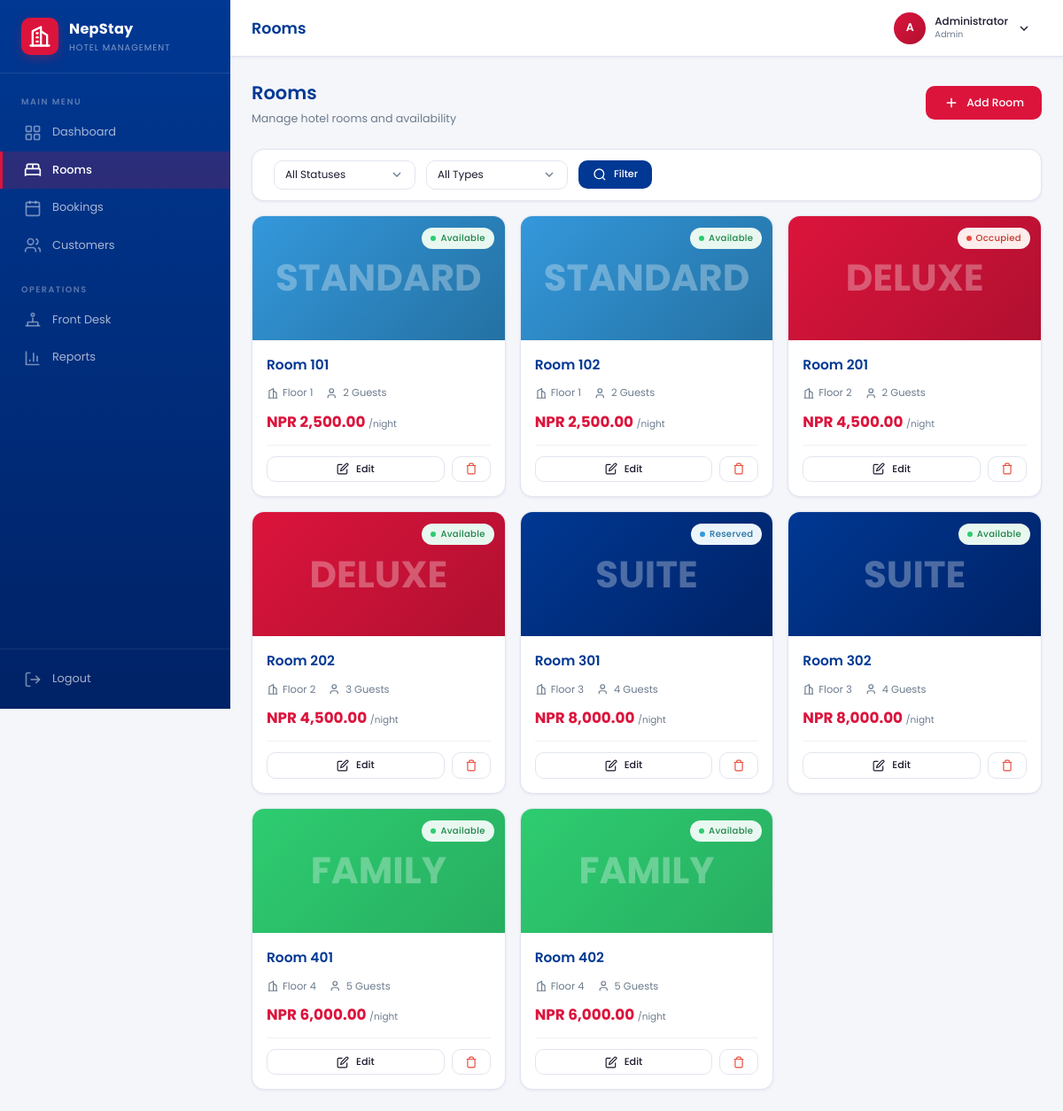
/admin/rooms.php (signed in), run on the app's committed database.
### tables this page shows
CREATE TABLE users (
    id INT AUTO_INCREMENT PRIMARY KEY,
    name VARCHAR(100) NOT NULL,
    email VARCHAR(255) UNIQUE NOT NULL,
    password VARCHAR(255) NOT NULL,
    role ENUM('admin','staff','manager') DEFAULT 'admin',
    avatar VARCHAR(255) DEFAULT NULL,
    created_at TIMESTAMP DEFAULT CURRENT_TIMESTAMP,
    updated_at TIMESTAMP DEFAULT CURRENT_TIMESTAMP ON UPDATE CURRENT_TIMESTAMP
);

CREATE TABLE rooms (
    id INT AUTO_INCREMENT PRIMARY KEY,
    room_number VARCHAR(10) UNIQUE NOT NULL,
    type ENUM('Standard','Deluxe','Suite','Family') NOT NULL DEFAULT 'Standard',
    floor INT DEFAULT 1,
    price DECIMAL(10,2) NOT NULL,
    max_guests INT DEFAULT 2,
    description TEXT,
    amenities VARCHAR(500) DEFAULT NULL,
    status ENUM('Available','Occupied','Maintenance','Reserved') DEFAULT 'Available',
    image VARCHAR(255) DEFAULT NULL,
    created_at TIMESTAMP DEFAULT CURRENT_TIMESTAMP,
    updated_at TIMESTAMP DEFAULT CURRENT_TIMESTAMP ON UPDATE CURRENT_TIMESTAMP
);

### includes/functions.php (called while the page is built, shortened)
<?php
function format_currency($amount) {
    return 'NPR ' . number_format((float)$amount, 2);
}
function badge_class($status) {
    $map = [
        'Available'   => 'badge-success',
        'Occupied'    => 'badge-danger',
        'Maintenance' => 'badge-warning',
        'Reserved'    => 'badge-info',
        'Confirmed'   => 'badge-info',
        'Checked-In'  => 'badge-success',
        'Checked-Out' => 'badge-muted',
        'Cancelled'   => 'badge-danger',
        'Paid'        => 'badge-success',
        'Pending'     => 'badge-warning',
        'Refunded'    => 'badge-danger',
    ];
    return $map[$status] ?? 'badge-muted';
}
function e($str) {
    return htmlspecialchars($str ?? '', ENT_QUOTES, 'UTF-8');
}
function is_page($page) {
    return basename($_SERVER['PHP_SELF']) === $page;
}
function nav_active($page) {
    return is_page($page) ? 'active' : '';
}

### includes/db.php (called while the page is built, shortened)
<?php
$conn = new mysqli(DB_HOST, DB_USER, DB_PASS, DB_NAME);
$conn->set_charset('utf8mb4');
function db_query($sql, $types = '', $params = []) {
    global $conn;
    if (empty($types)) {
        return $conn->query($sql);
    }
    $stmt = $conn->prepare($sql);
    $stmt->bind_param($types, ...$params);
    $stmt->execute();
    $result = $stmt->get_result();
    return $result;
}
function db_fetch($sql, $types = '', $params = []) {
    $result = db_query($sql, $types, $params);
    if ($result instanceof mysqli_result) {
        return $result->fetch_assoc();
    }
    return null;
}
function db_fetch_all($sql, $types = '', $params = []) {
    $result = db_query($sql, $types, $params);
    if ($result instanceof mysqli_result) {
        return $result->fetch_all(MYSQLI_ASSOC);
    }
    return [];
}

### includes/auth.php (called while the page is built, shortened)
<?php
require_once __DIR__ . '/db.php';
function current_user() {
    return db_fetch("SELECT * FROM users WHERE id = ?", 'i', [$_SESSION['user_id']]);
}

### admin/rooms.php (the view, shortened to what this page needs)
<?php
require_once '../includes/header.php';
$params = [];
$types = '';
$sql = "SELECT * FROM rooms";
$sql .= " ORDER BY room_number ASC";
$rooms = db_fetch_all($sql, $types, $params);
$typeGradients = [
    'Standard' => 'linear-gradient(135deg, #3498DB, #2471A3)',
    'Deluxe'   => 'linear-gradient(135deg, #DC143C, #B01030)',
    'Suite'    => 'linear-gradient(135deg, #003893, #002266)',
    'Family'   => 'linear-gradient(135deg, #2ECC71, #27AE60)',
];
?>
<div class="page-header">
    <div>
        <h2>Rooms</h2>
        <p class="subtitle">Manage hotel rooms and availability</p>
    </div>
    <a href="room_form.php" class="btn btn-accent">
        <svg width="18" height="18" viewBox="0 0 24 24" fill="none" stroke="currentColor" stroke-width="2"><line x1="12" y1="5" x2="12" y2="19"/><line x1="5" y1="12" x2="19" y2="12"/></svg>
        Add Room
    </a>
</div>
<div class="card" style="margin-bottom: var(--sp-md);">
    <div class="card-body" style="padding: 12px var(--sp-lg);">
        <form method="GET" class="filter-bar">
            <select name="status" class="form-control">
                <option value="all">All Statuses</option>
            </select>
            <select name="type" class="form-control">
                <option value="all">All Types</option>
            </select>
            <button type="submit" class="btn btn-primary btn-sm">
                <svg width="16" height="16" viewBox="0 0 24 24" fill="none" stroke="currentColor" stroke-width="2"><circle cx="11" cy="11" r="8"/><line x1="21" y1="21" x2="16.65" y2="16.65"/></svg>
                Filter
            </button>
        </form>
    </div>
</div>
<?php if (empty($rooms)): ?>
<div class="card">
    <div class="empty-state">
        <svg width="48" height="48" viewBox="0 0 24 24" fill="none" stroke="currentColor" stroke-width="1.5"><path d="M2 20v-8a2 2 0 0 1 2-2h16a2 2 0 0 1 2 2v8"/><path d="M4 10V6a2 2 0 0 1 2-2h12a2 2 0 0 1 2 2v4"/></svg>
        <h3>No rooms found</h3>
        <p>No rooms match the selected filters, or no rooms have been added yet.</p>
        <a href="room_form.php" class="btn btn-accent btn-sm mt-md">Add First Room</a>
    </div>
</div>
<?php else: ?>
<div class="rooms-grid">
    <?php foreach ($rooms as $room): ?>
    <div class="room-card">
        <div class="room-card-top" style="background: <?php echo $typeGradients[$room['type']] ?? $typeGradients['Standard']; ?>">
            <span class="room-card-type"><?php echo e($room['type']); ?></span>
            <div class="room-card-badge">
                <span class="badge <?php echo badge_class($room['status']); ?>"><span class="badge-dot"></span> <?php echo e($room['status']); ?></span>
            </div>
        </div>
        <div class="room-card-body">
            <div class="room-card-number">Room <?php echo e($room['room_number']); ?></div>
            <div class="room-card-details">
                <span class="room-card-detail">
                    <svg width="14" height="14" viewBox="0 0 24 24" fill="none" stroke="currentColor" stroke-width="2"><path d="M3 21h18"/><path d="M5 21V7l8-4v18"/><path d="M19 21V11l-6-4"/></svg>
                    Floor <?php echo e($room['floor']); ?>
                </span>
                <span class="room-card-detail">
                    <svg width="14" height="14" viewBox="0 0 24 24" fill="none" stroke="currentColor" stroke-width="2"><path d="M16 21v-2a4 4 0 0 0-4-4H6a4 4 0 0 0-4 4v2"/><circle cx="9" cy="7" r="4"/></svg>
                    <?php echo e($room['max_guests']); ?> Guests
                </span>
            </div>
            <div class="room-card-price"><?php echo format_currency($room['price']); ?> <span>/night</span></div>
            <div class="room-card-actions">
                <a href="room_form.php?id=<?php echo $room['id']; ?>" class="btn btn-outline btn-sm" style="flex:1;">
                    <svg width="14" height="14" viewBox="0 0 24 24" fill="none" stroke="currentColor" stroke-width="2"><path d="M11 4H4a2 2 0 0 0-2 2v14a2 2 0 0 0 2 2h14a2 2 0 0 0 2-2v-7"/><path d="M18.5 2.5a2.121 2.121 0 0 1 3 3L12 15l-4 1 1-4 9.5-9.5z"/></svg>
                    Edit
                </a>
                <a href="room_delete.php?id=<?php echo $room['id']; ?>" class="btn btn-outline btn-sm" style="color:var(--danger);" data-confirm="Delete room <?php echo e($room['room_number']); ?>?">
                    <svg width="14" height="14" viewBox="0 0 24 24" fill="none" stroke="currentColor" stroke-width="2"><polyline points="3 6 5 6 21 6"/><path d="M19 6v14a2 2 0 0 1-2 2H7a2 2 0 0 1-2-2V6m3 0V4a2 2 0 0 1 2-2h4a2 2 0 0 1 2 2v2"/></svg>
                </a>
            </div>
        </div>
    </div>
    <?php endforeach; ?>
</div>
<?php endif; ?>
<?php require_once '../includes/footer.php'; ?>

### includes/header.php (shortened to what this page needs)
<?php
require_once __DIR__ . '/db.php';
require_once __DIR__ . '/auth.php';
require_once __DIR__ . '/functions.php';
$currentUser = current_user();
$currentPage = basename($_SERVER['PHP_SELF']);
$pageTitles = [
    'index.php'           => 'Dashboard',
    'rooms.php'           => 'Rooms',
    'room_form.php'       => isset($_GET['id']) ? 'Edit Room' : 'Add Room',
    'bookings.php'        => 'Bookings',
    'booking_form.php'    => isset($_GET['id']) ? 'Edit Booking' : 'New Booking',
    'customers.php'       => 'Customers',
    'customer_form.php'   => isset($_GET['id']) ? 'Edit Customer' : 'Add Customer',
    'reports.php'         => 'Reports',
    'front_desk.php'      => 'Front Desk',
];
$pageTitle = $pageTitles[$currentPage] ?? 'NepStay';
?>
<!DOCTYPE html>
<html lang="en">
<head>
    <link rel="stylesheet" href="/Hotel_Reservation_System/assets/css/style.css">
</head>
<body>
<aside class="sidebar" id="sidebar">
    <div class="sidebar-brand">
        <div class="brand-icon">
            <svg width="28" height="28" viewBox="0 0 24 24" fill="none" stroke="currentColor" stroke-width="2" stroke-linecap="round" stroke-linejoin="round">
                <path d="M3 21h18"/><path d="M5 21V7l8-4v18"/><path d="M19 21V11l-6-4"/>
                <path d="M9 9h1"/><path d="M9 13h1"/><path d="M9 17h1"/>
            </svg>
        </div>
        <div class="brand-text">
            <span class="brand-name">NepStay</span>
            <span class="brand-sub">Hotel Management</span>
        </div>
    </div>
    <nav class="sidebar-nav">
        <div class="nav-section">
            <span class="nav-label">MAIN MENU</span>
            <a href="/Hotel_Reservation_System/admin/index.php" class="nav-item <?php echo nav_active('index.php'); ?>">
                <svg width="20" height="20" viewBox="0 0 24 24" fill="none" stroke="currentColor" stroke-width="2"><rect x="3" y="3" width="7" height="7" rx="1"/><rect x="14" y="3" width="7" height="7" rx="1"/><rect x="3" y="14" width="7" height="7" rx="1"/><rect x="14" y="14" width="7" height="7" rx="1"/></svg>
                <span>Dashboard</span>
            </a>
            <a href="/Hotel_Reservation_System/admin/rooms.php" class="nav-item <?php echo (nav_active('rooms.php') || nav_active('room_form.php')) ? 'active' : ''; ?>">
                <svg width="20" height="20" viewBox="0 0 24 24" fill="none" stroke="currentColor" stroke-width="2"><path d="M2 20v-8a2 2 0 0 1 2-2h16a2 2 0 0 1 2 2v8"/><path d="M4 10V6a2 2 0 0 1 2-2h12a2 2 0 0 1 2 2v4"/><path d="M12 4v6"/><path d="M2 18h20"/></svg>
                <span>Rooms</span>
            </a>
            <a href="/Hotel_Reservation_System/admin/bookings.php" class="nav-item <?php echo (nav_active('bookings.php') || nav_active('booking_form.php')) ? 'active' : ''; ?>">
                <svg width="20" height="20" viewBox="0 0 24 24" fill="none" stroke="currentColor" stroke-width="2"><rect x="3" y="4" width="18" height="18" rx="2"/><path d="M16 2v4"/><path d="M8 2v4"/><path d="M3 10h18"/><path d="M8 14h.01"/><path d="M12 14h.01"/><path d="M16 14h.01"/><path d="M8 18h.01"/><path d="M12 18h.01"/></svg>
                <span>Bookings</span>
            </a>
            <a href="/Hotel_Reservation_System/admin/customers.php" class="nav-item <?php echo (nav_active('customers.php') || nav_active('customer_form.php')) ? 'active' : ''; ?>">
                <svg width="20" height="20" viewBox="0 0 24 24" fill="none" stroke="currentColor" stroke-width="2"><path d="M16 21v-2a4 4 0 0 0-4-4H6a4 4 0 0 0-4 4v2"/><circle cx="9" cy="7" r="4"/><path d="M22 21v-2a4 4 0 0 0-3-3.87"/><path d="M16 3.13a4 4 0 0 1 0 7.75"/></svg>
                <span>Customers</span>
            </a>
        </div>
        <div class="nav-section">
            <span class="nav-label">OPERATIONS</span>
            <a href="/Hotel_Reservation_System/admin/front_desk.php" class="nav-item <?php echo nav_active('front_desk.php'); ?>">
                <svg width="20" height="20" viewBox="0 0 24 24" fill="none" stroke="currentColor" stroke-width="2"><path d="M2 20h20"/><path d="M5 20v-4a1 1 0 0 1 1-1h12a1 1 0 0 1 1 1v4"/><path d="M12 15V9"/><circle cx="12" cy="5" r="2"/></svg>
                <span>Front Desk</span>
            </a>
            <a href="/Hotel_Reservation_System/admin/reports.php" class="nav-item <?php echo nav_active('reports.php'); ?>">
                <svg width="20" height="20" viewBox="0 0 24 24" fill="none" stroke="currentColor" stroke-width="2"><path d="M3 3v18h18"/><path d="M18 17V9"/><path d="M13 17V5"/><path d="M8 17v-3"/></svg>
                <span>Reports</span>
            </a>
        </div>
    </nav>
    <div class="sidebar-footer">
        <a href="/Hotel_Reservation_System/logout.php" class="nav-item">
            <svg width="20" height="20" viewBox="0 0 24 24" fill="none" stroke="currentColor" stroke-width="2"><path d="M9 21H5a2 2 0 0 1-2-2V5a2 2 0 0 1 2-2h4"/><polyline points="16 17 21 12 16 7"/><line x1="21" y1="12" x2="9" y2="12"/></svg>
            <span>Logout</span>
        </a>
    </div>
</aside>
<div class="main-wrapper">
    <header class="topbar">
        <div class="topbar-left">
            <h1 class="topbar-title"><?php echo e($pageTitle); ?></h1>
        </div>
        <div class="topbar-right">
            <div class="topbar-user" id="userDropdownToggle">
                <div class="topbar-avatar"><?php echo strtoupper(substr($currentUser['name'] ?? 'A', 0, 1)); ?></div>
                <div class="topbar-user-info">
                    <span class="topbar-user-name"><?php echo e($currentUser['name'] ?? 'Admin'); ?></span>
                    <span class="topbar-user-role"><?php echo e(ucfirst($currentUser['role'] ?? 'admin')); ?></span>
                </div>
                <svg width="16" height="16" viewBox="0 0 24 24" fill="none" stroke="currentColor" stroke-width="2"><polyline points="6 9 12 15 18 9"/></svg>
            </div>
        </div>
    </header>
    <main class="content">

### data on the page
users: name "A", name "Administrator", role "Admin"
rooms: type "STANDARD", status "Available", room_number "101", floor "1", max_guests "2", price "NPR 2,500.00"
rooms: type "STANDARD", status "Available", room_number "102", floor "1", max_guests "2", price "NPR 2,500.00"
rooms: type "DELUXE", status "Occupied", room_number "201", floor "2", max_guests "2", price "NPR 4,500.00"
rooms: type "DELUXE", status "Available", room_number "202", floor "2", max_guests "3", price "NPR 4,500.00"
rooms: type "SUITE", status "Reserved", room_number "301", floor "3", max_guests "4", price "NPR 8,000.00"
rooms: type "SUITE", status "Available", room_number "302", floor "3", max_guests "4", price "NPR 8,000.00"
rooms: type "FAMILY", status "Available", room_number "401", floor "4", max_guests "5", price "NPR 6,000.00"
rooms: type "FAMILY", status "Available", room_number "402", floor "4", max_guests "5", price "NPR 6,000.00"

### other printed values
$pageTitle "Rooms"
